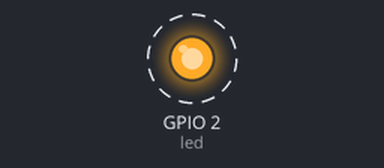
This program was run on a simulated ESP32 board running MicroPython. Shown: output pins drawn as LEDs (lit = HIGH). Dashed ring = blinking. Values from a settings file that is not in the repository are placeholders; what the program prints to the serial console is not drawn.

Above: at 3.5 s.
Timing chart, 0 to 7.6 s (numbered marks = the images above):
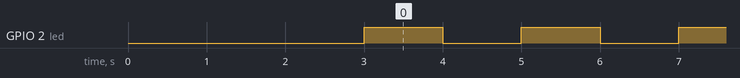

The program:

main.py
```python
from ota import OTAUpdater
from WIFI_CONFIG import SSID, PASSWORD

import machine
import time

# firmware_url = "https://github.com/kevinmcaleer/ota_test/main/"
firmware_url = "https://raw.githubusercontent.com/embeddedart/ESP32_OTA/"

ota_updater = OTAUpdater(SSID, PASSWORD, firmware_url, "main.py")

ota_updater.download_and_install_update_if_available()

time.sleep(3)

led = machine.Pin("LED", machine.Pin.OUT) #configure GPIO-15 Pin as an output pin and create and led object for Pin class

while True:
  # led.value(True)  #turn on the LED
  # time.sleep(1)   #wait for one second
  # led.value(False)  #turn off the LED
  # time.sleep(1)   #wait for one second
  led.toggle()
  time.sleep(1)
  print("toggle")
```

Measured:
- by itself, GPIO 2 (led): alternates HIGH for 1.0 s and LOW for 1.0 s
